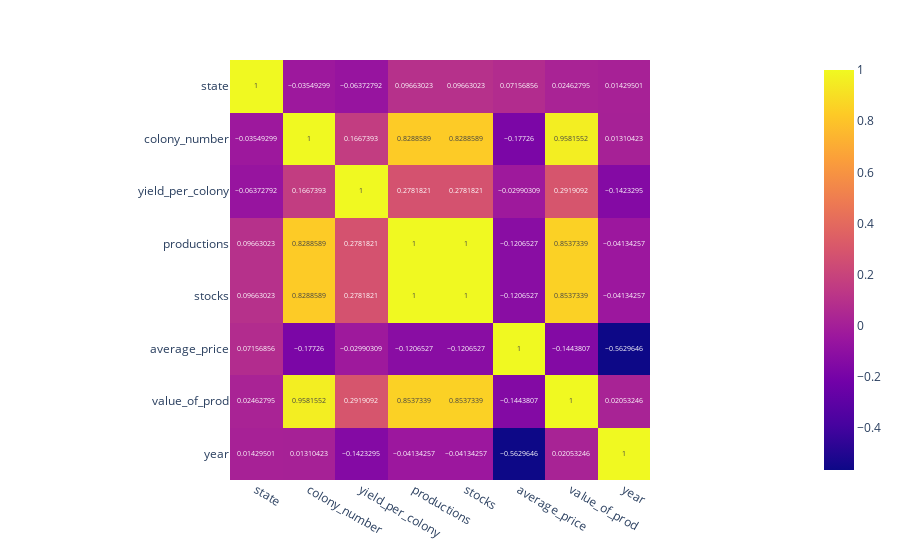

Notebook source saved alongside this figure:
### Markdown cell above
<h1> Correlation Matrix of Honey Data Table to find Correlation between Column Data </h1>

### Code cell
correlation_matrix = honeyDF.corr()
fig = px.imshow(correlation_matrix, text_auto=True)
fig.show()

### Figure 1 — Plotly figure (JSON) as saved in the notebook; plotly's stock layout.template omitted (floating-point values rounded to 4 significant figures)
{"data": [{"coloraxis": "coloraxis", "hovertemplate": "x: %{x}<br>y: %{y}<br>color: %{z}<extra></extra>", "name": "0", "texttemplate": "%{z}", "type": "heatmap", "x": ["state", "colony_number", "yield_per_colony", "productions", "stocks", "average_price", "value_of_prod", "year"], "xaxis": "x", "y": ["state", "colony_number", "yield_per_colony", "productions", "stocks", "average_price", "value_of_prod", "year"], "yaxis": "y", "z": [[1, -0.03549, -0.06373, 0.09663, 0.09663, 0.07157, 0.02463, 0.0143], [-0.03549, 1, 0.1667, 0.8289, 0.8289, -0.1773, 0.9582, 0.0131], [-0.06373, 0.1667, 1, 0.2782, 0.2782, -0.0299, 0.2919, -0.1423], [0.09663, 0.8289, 0.2782, 1, 1, -0.1207, 0.8537, -0.04134], [0.09663, 0.8289, 0.2782, 1, 1, -0.1207, 0.8537, -0.04134], [0.07157, -0.1773, -0.0299, -0.1207, -0.1207, 1, -0.1444, -0.563], [0.02463, 0.9582, 0.2919, 0.8537, 0.8537, -0.1444, 1, 0.02053], [0.0143, 0.0131, -0.1423, -0.04134, -0.04134, -0.563, 0.02053, 1]]}], "layout": {"coloraxis": {"colorscale": [[0, "#0d0887"], [0.1111, "#46039f"], [0.2222, "#7201a8"], [0.3333, "#9c179e"], [0.4444, "#bd3786"], [0.5556, "#d8576b"], [0.6667, "#ed7953"], [0.7778, "#fb9f3a"], [0.8889, "#fdca26"], [1, "#f0f921"]]}, "margin": {"t": 60}, "xaxis": {"anchor": "y", "constrain": "domain", "domain": [0, 1], "scaleanchor": "y"}, "yaxis": {"anchor": "x", "autorange": "reversed", "constrain": "domain", "domain": [0, 1]}}}
